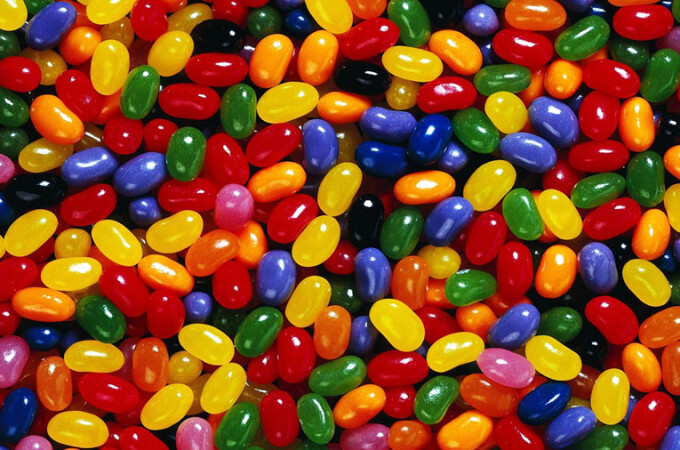
#> input picture Images/Jelly Beans.jpg, 680 x 450 px
$ python bean_counter.py
#> lines starting #> are read from the running program, lines starting #| are printed output that depends on the picture; long printed decimals are rounded
### colour_helper.py
def pixel_to_name(pixel: tuple) -> str:
    """Given a 3-tuple, return a string representing
    its colour
    Params:
        pixel = 3-tuple of values (red, green, blue)
    Returns:
        name of the colour
    """
    red, green, blue = pixel
    # TODO: detect red pixels
    if red < 200 and blue < 200 and green > 220:
        return "green"
    elif red > 170 and green < 60 and blue < 60:
        return "red"
    elif red > 212 and blue < 91 and green < 152:
        return "pink"
    else:
        return "colour unknown"
print(pixel_to_name((180, 3, 2)))
print(pixel_to_name((255, 255, 255)))
# [34 lines left out: functions is_light, pixel_to_grayscale, pixel_to_random_effect, not called in this run]

### bean_counter.py
# Jelly Bean Colour COunter
# Herman Li
 #Jan 9, 2024


# Version #1
# - count red pixels/ Beans
# - Re[prt pm the [ercemtage pf a;; red beans

from PIL import Image

import colour_helper

red_pixels = []
pink_pixels = []
RED_PIXEL = (160,0,0)
PINK_PIXEL = (255,192,203)
jelly_bean_img = Image.open("./Images/Jelly Beans.jpg")
#> jelly_bean_img is the input picture: PIL image 680x450 RGB; mean R, G, B 133.4, 70.9, 32

# Visit every pixel in the image
for y in range(jelly_bean_img.height):
    for x in range(jelly_bean_img.width):
    # Get the pixel information
        current_pixel = jelly_bean_img.getpixel((x,y))

    # If this pixel is red
        if colour_helper.pixel_to_name(current_pixel) == "red":
        # Store its location somewhere
            red_pixels.append((x,y))
        if colour_helper.pixel_to_name(current_pixel) == "pink":
            pink_pixels.append((x,y))

# Create a map of all red pixels "found"
# Create a new image that sores the map
#   - the new image should be the same size as original
orig_image_width = jelly_bean_img.width
orig_image_height = jelly_bean_img.height

red_pixel_map = Image.new("RGB",(orig_image_width,orig_image_height))
#> red_pixel_map: PIL image 680x450 RGB; every value is 0

# For every pixel location in the red_pixels list
    # Place a red pixel at that location
for pixel_loc in red_pixels:
    red_pixel_map.putpixel(pixel_loc, PINK_PIXEL)
#> this loop made 46650 passes
#> pixel_loc on passes 1 to 3: (64, 0), (138, 0), (139, 0)
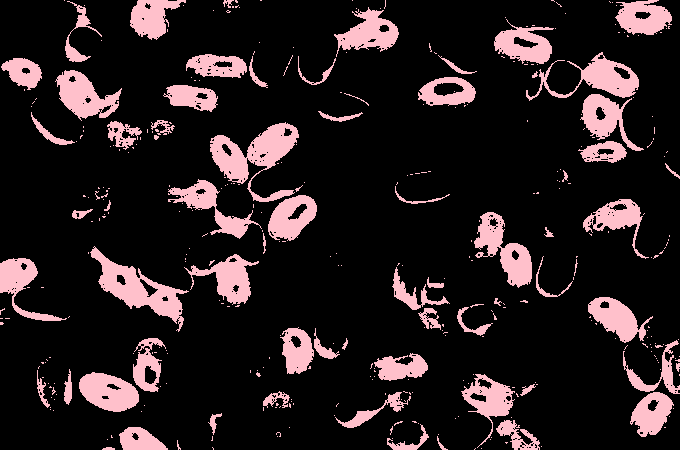
#> red_pixel_map: PIL image 680x450 RGB; mean R, G, B 38.9, 29.3, 30.9

# Save the image
red_pixel_map.save("./Images/red_pixel_map.jpg")
red_pixel_map.close()

# Count every red pixel in the list
# Divide that number by the total pixels in the image
red_percentage = len(red_pixels) / (jelly_bean_img.width * jelly_bean_img.height)
print(red_percentage * 100)
#| 15.245

pink_percentage = len(pink_pixels) / (jelly_bean_img.width * jelly_bean_img.height)
print(pink_percentage*100)
#| 5.830
